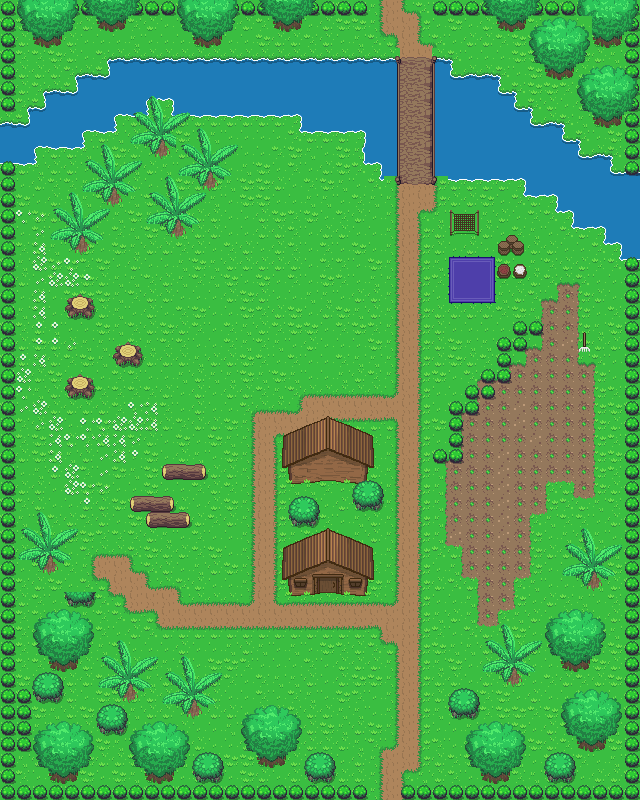

Tiled map render using the project's own tile images. Description and the map definition, with tile-layer contents summarised, below:
An orthogonal 40x50 tile map with 16x16 px tiles, 6 tile layers (Base, bridge, Objects, Trees, ...), 2 tilesets.

<map version="1.0" tiledversion="1.0.2" orientation="orthogonal" renderorder="left-down" width="40" height="50" tilewidth="16" tileheight="16" nextobjectid="1">
 <tileset firstgid="1" source="../../Tileset/Overworld.tsx" />
 <tileset firstgid="1729" source="../../Tileset/Building.tsx" />
 <layer name="Base" width="40" height="50">
  <data>[2000 cells, 2000 non-empty, 45 distinct tile ids]</data>
 </layer>
 <layer name="bridge" width="40" height="50">
  <data>[2000 cells, 36 non-empty, 12 distinct tile ids]</data>
 </layer>
 <layer name="Objects" width="40" height="50">
  <data>[2000 cells, 307 non-empty, 28 distinct tile ids]</data>
 </layer>
 <layer name="Trees" width="40" height="50">
  <data>[2000 cells, 68 non-empty, 6 distinct tile ids]</data>
 </layer>
 <layer name="Building" width="40" height="50">
  <data>[2000 cells, 56 non-empty, 56 distinct tile ids]</data>
 </layer>
 <layer name="AbovePlayer" width="40" height="50">
  <properties>
   <property name="unity:sortingLayerName" value="AbovePlayer" />
  </properties>
  <data>[2000 cells, 346 non-empty, 49 distinct tile ids]</data>
 </layer>
</map>
